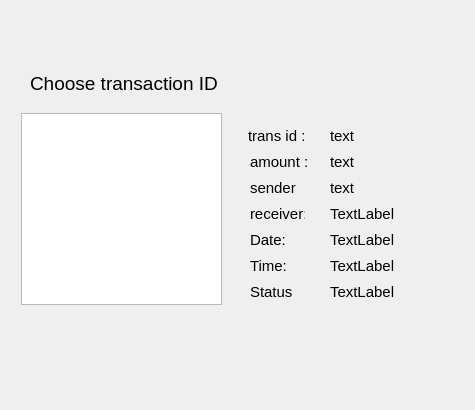
<?xml version="1.0" encoding="UTF-8"?>
<ui version="4.0">
 <class>view_trans_dialog</class>
 <widget class="QDialog" name="view_trans_dialog">
  <property name="geometry">
   <rect>
    <x>0</x>
    <y>0</y>
    <width>475</width>
    <height>410</height>
   </rect>
  </property>
  <property name="windowTitle">
   <string>Dialog</string>
  </property>
  <widget class="QLabel" name="label_18">
   <property name="geometry">
    <rect>
     <x>250</x>
     <y>282</y>
     <width>43</width>
     <height>20</height>
    </rect>
   </property>
   <property name="font">
    <font>
     <pointsize>11</pointsize>
    </font>
   </property>
   <property name="text">
    <string>Status:</string>
   </property>
  </widget>
  <widget class="QLabel" name="label_3">
   <property name="geometry">
    <rect>
     <x>30</x>
     <y>70</y>
     <width>189</width>
     <height>26</height>
    </rect>
   </property>
   <property name="font">
    <font>
     <pointsize>14</pointsize>
    </font>
   </property>
   <property name="text">
    <string>Choose transaction ID:</string>
   </property>
  </widget>
  <widget class="QLabel" name="label_15">
   <property name="geometry">
    <rect>
     <x>330</x>
     <y>230</y>
     <width>101</width>
     <height>20</height>
    </rect>
   </property>
   <property name="font">
    <font>
     <pointsize>11</pointsize>
    </font>
   </property>
   <property name="text">
    <string>TextLabel</string>
   </property>
  </widget>
  <widget class="QListWidget" name="listWidget">
   <property name="geometry">
    <rect>
     <x>21</x>
     <y>113</y>
     <width>201</width>
     <height>192</height>
    </rect>
   </property>
   <property name="font">
    <font>
     <pointsize>11</pointsize>
    </font>
   </property>
  </widget>
  <widget class="QLabel" name="label_12">
   <property name="geometry">
    <rect>
     <x>250</x>
     <y>204</y>
     <width>55</width>
     <height>20</height>
    </rect>
   </property>
   <property name="font">
    <font>
     <pointsize>11</pointsize>
    </font>
   </property>
   <property name="text">
    <string>receiver:</string>
   </property>
  </widget>
  <widget class="QLabel" name="label_16">
   <property name="geometry">
    <rect>
     <x>250</x>
     <y>256</y>
     <width>36</width>
     <height>20</height>
    </rect>
   </property>
   <property name="font">
    <font>
     <pointsize>11</pointsize>
    </font>
   </property>
   <property name="text">
    <string>Time:</string>
   </property>
  </widget>
  <widget class="QLabel" name="label_6">
   <property name="geometry">
    <rect>
     <x>248</x>
     <y>126</y>
     <width>56</width>
     <height>20</height>
    </rect>
   </property>
   <property name="font">
    <font>
     <pointsize>11</pointsize>
    </font>
   </property>
   <property name="text">
    <string>trans id :</string>
   </property>
  </widget>
  <widget class="QLabel" name="label_8">
   <property name="geometry">
    <rect>
     <x>250</x>
     <y>178</y>
     <width>47</width>
     <height>20</height>
    </rect>
   </property>
   <property name="font">
    <font>
     <pointsize>11</pointsize>
    </font>
   </property>
   <property name="text">
    <string>sender:</string>
   </property>
  </widget>
  <widget class="QLabel" name="label_13">
   <property name="geometry">
    <rect>
     <x>330</x>
     <y>204</y>
     <width>121</width>
     <height>20</height>
    </rect>
   </property>
   <property name="font">
    <font>
     <pointsize>11</pointsize>
    </font>
   </property>
   <property name="text">
    <string>TextLabel</string>
   </property>
  </widget>
  <widget class="QLabel" name="label_7">
   <property name="geometry">
    <rect>
     <x>250</x>
     <y>152</y>
     <width>58</width>
     <height>20</height>
    </rect>
   </property>
   <property name="font">
    <font>
     <pointsize>11</pointsize>
    </font>
   </property>
   <property name="text">
    <string>amount :</string>
   </property>
  </widget>
  <widget class="QLabel" name="label_11">
   <property name="geometry">
    <rect>
     <x>330</x>
     <y>178</y>
     <width>101</width>
     <height>20</height>
    </rect>
   </property>
   <property name="font">
    <font>
     <pointsize>11</pointsize>
    </font>
   </property>
   <property name="text">
    <string>text</string>
   </property>
  </widget>
  <widget class="QLabel" name="label_17">
   <property name="geometry">
    <rect>
     <x>330</x>
     <y>256</y>
     <width>91</width>
     <height>20</height>
    </rect>
   </property>
   <property name="font">
    <font>
     <pointsize>11</pointsize>
    </font>
   </property>
   <property name="text">
    <string>TextLabel</string>
   </property>
  </widget>
  <widget class="QLabel" name="label_10">
   <property name="geometry">
    <rect>
     <x>330</x>
     <y>152</y>
     <width>121</width>
     <height>20</height>
    </rect>
   </property>
   <property name="font">
    <font>
     <pointsize>11</pointsize>
    </font>
   </property>
   <property name="text">
    <string>text</string>
   </property>
  </widget>
  <widget class="QLabel" name="label_19">
   <property name="geometry">
    <rect>
     <x>330</x>
     <y>282</y>
     <width>111</width>
     <height>20</height>
    </rect>
   </property>
   <property name="font">
    <font>
     <pointsize>11</pointsize>
    </font>
   </property>
   <property name="text">
    <string>TextLabel</string>
   </property>
  </widget>
  <widget class="QLabel" name="label_9">
   <property name="geometry">
    <rect>
     <x>330</x>
     <y>126</y>
     <width>131</width>
     <height>20</height>
    </rect>
   </property>
   <property name="font">
    <font>
     <pointsize>11</pointsize>
    </font>
   </property>
   <property name="text">
    <string>text</string>
   </property>
  </widget>
  <widget class="QLabel" name="label_14">
   <property name="geometry">
    <rect>
     <x>250</x>
     <y>230</y>
     <width>35</width>
     <height>20</height>
    </rect>
   </property>
   <property name="font">
    <font>
     <pointsize>11</pointsize>
    </font>
   </property>
   <property name="text">
    <string>Date:</string>
   </property>
  </widget>
 </widget>
 <resources/>
 <connections/>
</ui>
